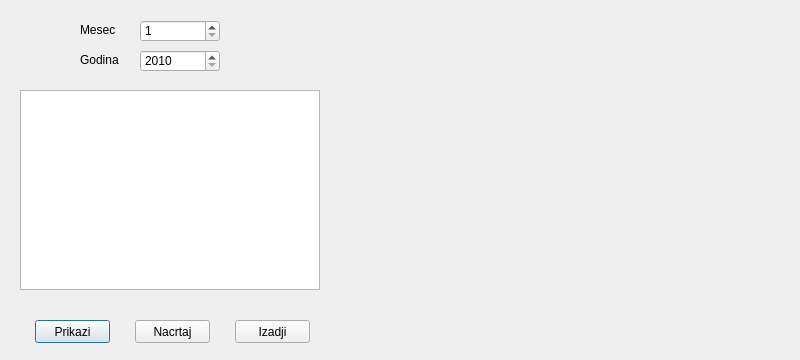
<?xml version="1.0" encoding="UTF-8"?>
<ui version="4.0">
 <class>ProfesoriKojiImajuMail</class>
 <widget class="QDialog" name="ProfesoriKojiImajuMail">
  <property name="geometry">
   <rect>
    <x>0</x>
    <y>0</y>
    <width>800</width>
    <height>360</height>
   </rect>
  </property>
  <property name="windowTitle">
   <string>Profesori koji imaju mail</string>
  </property>
  <widget class="QLabel" name="labelMesec">
   <property name="geometry">
    <rect>
     <x>80</x>
     <y>20</y>
     <width>50</width>
     <height>20</height>
    </rect>
   </property>
   <property name="text">
    <string>Mesec</string>
   </property>
  </widget>
  <widget class="QLabel" name="labelGodina">
   <property name="geometry">
    <rect>
     <x>80</x>
     <y>50</y>
     <width>50</width>
     <height>20</height>
    </rect>
   </property>
   <property name="text">
    <string>Godina</string>
   </property>
  </widget>
  <widget class="QSpinBox" name="spinBoxMesec">
   <property name="geometry">
    <rect>
     <x>140</x>
     <y>20</y>
     <width>80</width>
     <height>22</height>
    </rect>
   </property>
   <property name="minimum">
    <number>1</number>
   </property>
   <property name="maximum">
    <number>12</number>
   </property>
  </widget>
  <widget class="QSpinBox" name="spinBoxGodina">
   <property name="geometry">
    <rect>
     <x>140</x>
     <y>50</y>
     <width>80</width>
     <height>22</height>
    </rect>
   </property>
   <property name="minimum">
    <number>2010</number>
   </property>
   <property name="maximum">
    <number>2020</number>
   </property>
  </widget>
  <widget class="QTableView" name="tableView">
   <property name="geometry">
    <rect>
     <x>20</x>
     <y>90</y>
     <width>300</width>
     <height>200</height>
    </rect>
   </property>
  </widget>
  <widget class="QPushButton" name="pushButtonPrikazi">
   <property name="geometry">
    <rect>
     <x>35</x>
     <y>320</y>
     <width>75</width>
     <height>23</height>
    </rect>
   </property>
   <property name="text">
    <string>Prikazi</string>
   </property>
  </widget>
  <widget class="QPushButton" name="pushButtonNacrtaj">
   <property name="geometry">
    <rect>
     <x>135</x>
     <y>320</y>
     <width>75</width>
     <height>23</height>
    </rect>
   </property>
   <property name="text">
    <string>Nacrtaj</string>
   </property>
  </widget>
  <widget class="QPushButton" name="pushButtonIzadji">
   <property name="geometry">
    <rect>
     <x>235</x>
     <y>320</y>
     <width>75</width>
     <height>23</height>
    </rect>
   </property>
   <property name="text">
    <string>Izadji</string>
   </property>
  </widget>
  <widget class="QWidget" name="gridLayoutWidget">
   <property name="geometry">
    <rect>
     <x>339</x>
     <y>19</y>
     <width>441</width>
     <height>271</height>
    </rect>
   </property>
   <layout class="QGridLayout" name="gridLayout"/>
  </widget>
 </widget>
 <resources/>
 <connections/>
</ui>
